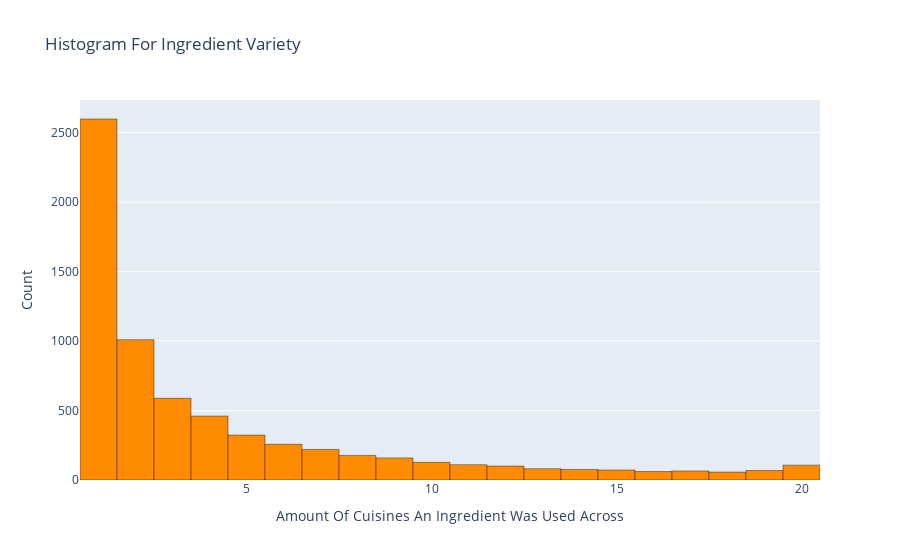

Notebook code for this chart:
### Markdown cell above
Now we have the format needed for the histogram

### Code cell
# Histogram
fig = px.histogram(variety_df, x=0, title="Histogram For Ingredient Variety", labels={"0":"Cuisines"}, 
                   color_discrete_sequence=["#ff8c00"])
fig.update_layout(xaxis_title="Amount Of Cuisines An Ingredient Was Used Across", yaxis_title="Count")
fig.update_traces(marker_line_width=0.4, marker_line_color="black")
fig

### Figure 1 — Plotly figure (JSON) as saved in the notebook; plotly's stock layout.template omitted (floating-point values rounded to 4 significant figures; data arrays with more than 128 entries replaced by an {"elided": "..."} marker saying what was removed)
{"data": [{"alignmentgroup": "True", "bingroup": "x", "hovertemplate": "Cuisines=%{x}<br>count=%{y}<extra></extra>", "legendgroup": "", "marker": {"color": "#ff8c00", "line": {"color": "black", "width": 0.4}, "pattern": {"shape": ""}}, "name": "", "offsetgroup": "", "orientation": "v", "showlegend": false, "type": "histogram", "x": {"elided": "6714 int values"}, "xaxis": "x", "yaxis": "y"}], "layout": {"autosize": true, "barmode": "relative", "legend": {"tracegroupgap": 0}, "title": {"text": "Histogram For Ingredient Variety"}, "xaxis": {"anchor": "y", "autorange": true, "domain": [0, 1], "range": [0.5, 20.5], "title": {"text": "Amount Of Cuisines An Ingredient Was Used Across"}, "type": "linear"}, "yaxis": {"anchor": "x", "autorange": true, "domain": [0, 1], "range": [0, 2734.0], "title": {"text": "Count"}}}}
